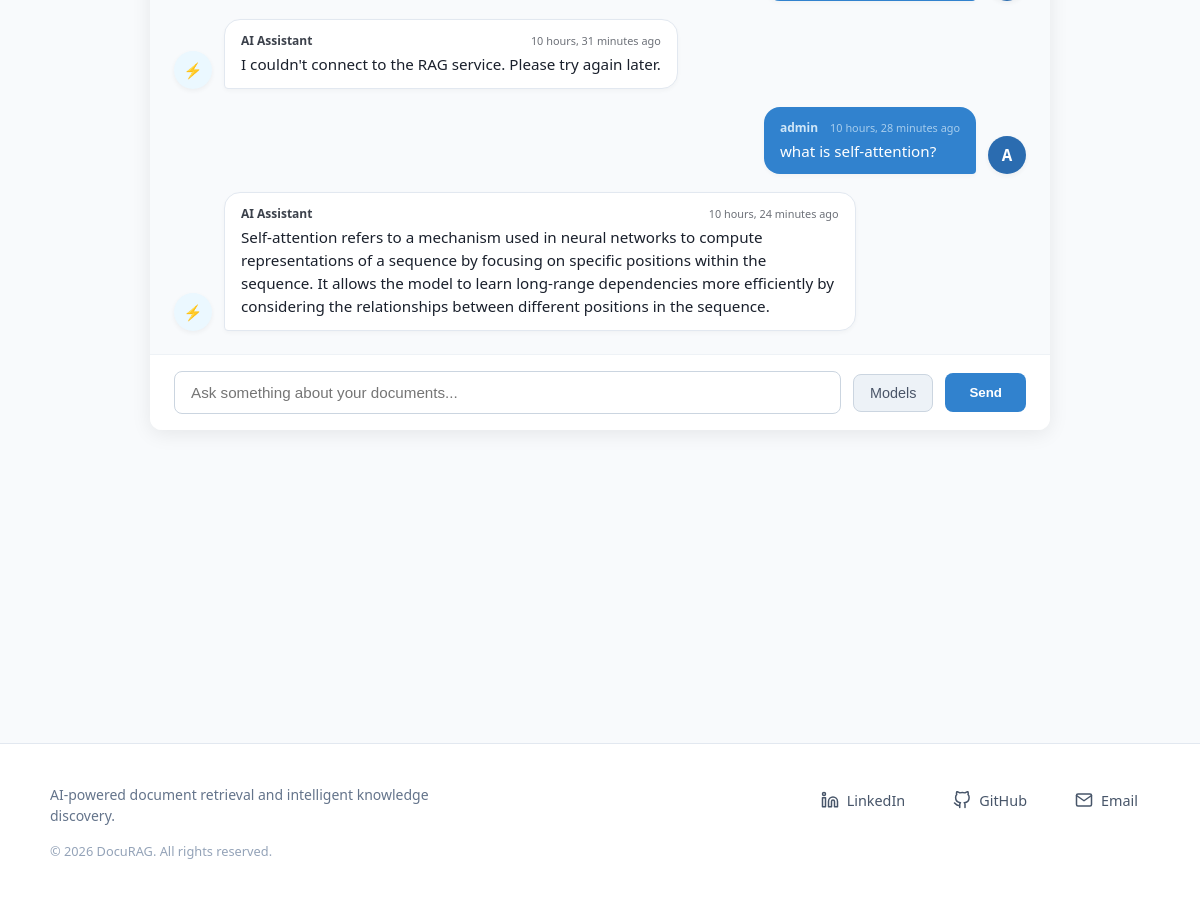
/chatbot/20/conversation (signed in, lower part), run on an earlier commit of the app's database.
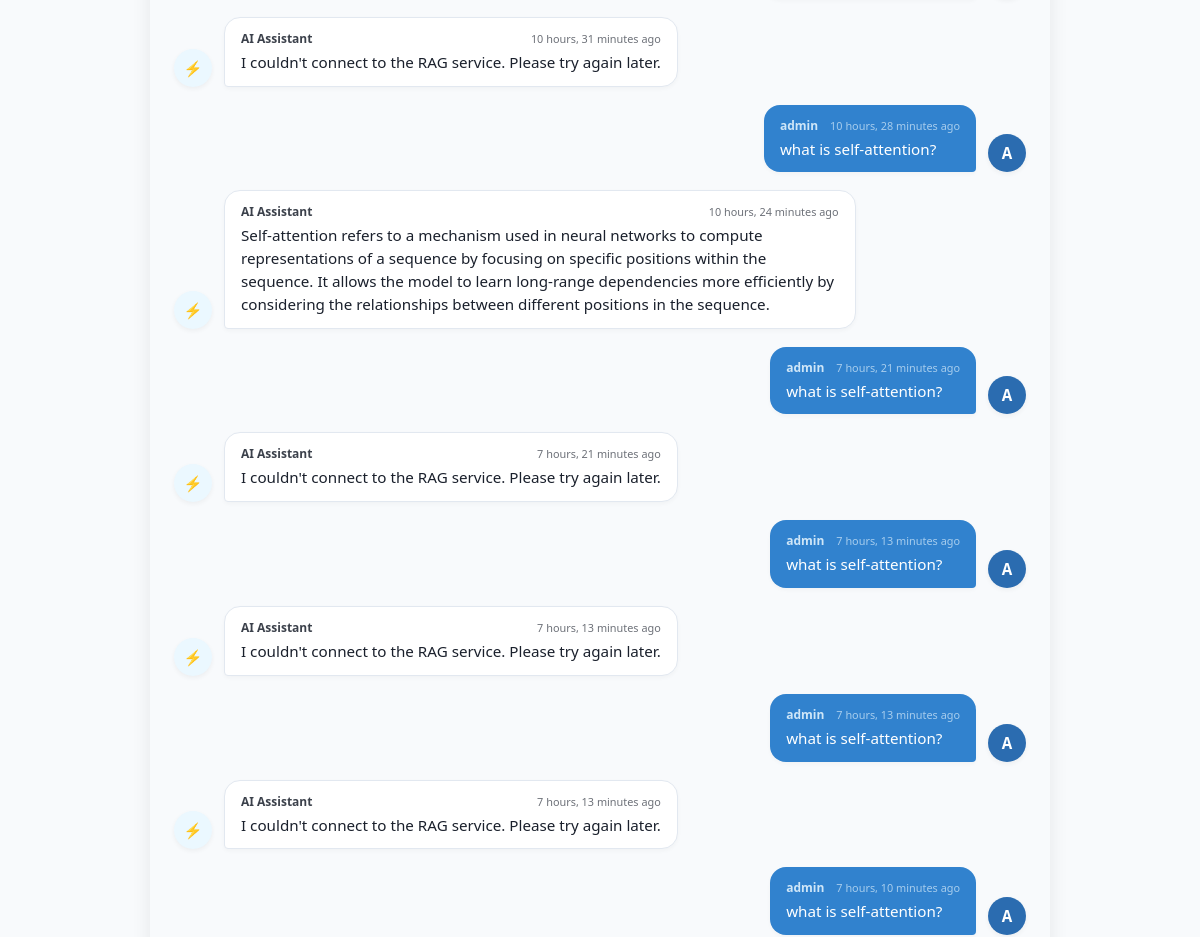
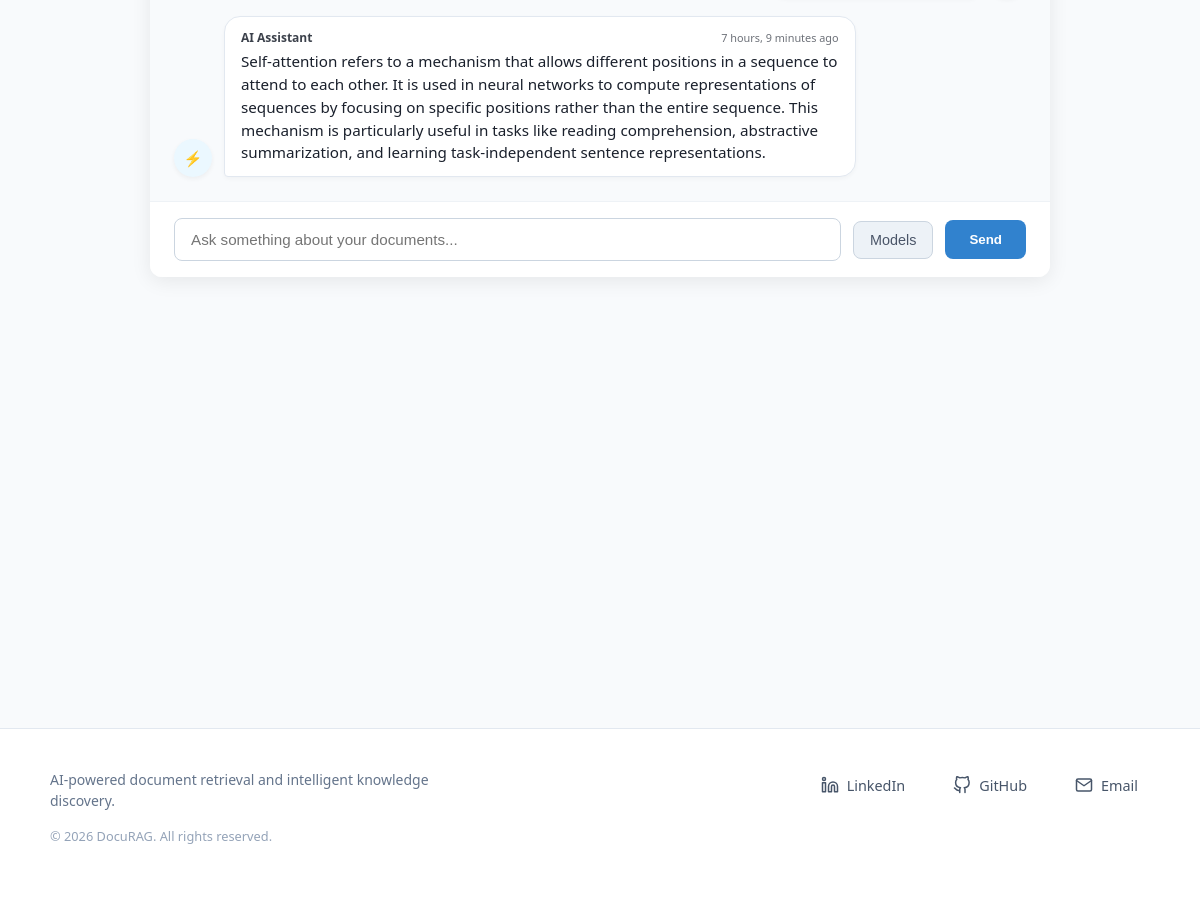
And on a later commit of the database (2 pictures, top to bottom).
### chatbot/models.py (models this page shows)
class Message(models.Model):
    owner = models.ForeignKey(User, on_delete=models.CASCADE)
    body = models.TextField()
    created_at = models.DateTimeField(auto_now_add=True)
    class Meta:
            ordering = ["created_at"]

### user_auth/models.py (models this page shows)
class User(AbstractUser):
    email = models.EmailField(unique=True)
    username = models.CharField(max_length=255, unique=True)
    role = models.ForeignKey(UserRole, on_delete=models.SET_NULL,
                             null=True,
                             related_name="users")

### chatbot/views.py (the view, shortened to what this page needs)
# urls.py: path('chatbot', views.converstaions_view, name="conversations"),
@login_required(login_url='login')
def chatbot(request, pk):
    if LoadingBase.objects.filter(user=request.user).exists():
        data = LoadingBase.objects.get(user=request.user)
        conversation = Conversation.objects.get(room__user=request.user, pk=pk)
        upload_dir = Path(settings.UPLOAD_DIR)
        files_path = []
        for file in data.files.all():
            file_path = upload_dir / file.file_path
            files_path.append(str(file_path))
        if not files_path:
            return redirect('add-file')
        context = {'conversations': conversation.conversations.all()}
        return render(request, "chatbot.html", context)
    return redirect('add-file')

### chatbot/templates/chatbot.html (shortened to what this page needs)
{% extends 'main.html' %}
{% load static %}
{% block extra_css %}
    <link rel="stylesheet" href="{% static 'chatbot/chat.css' %}">
{% endblock %}
{% block content %}
<div class="chat-container">
    <div class="chat-messages">
        {% for message in conversations %}
            {% if message.owner.role.name == 'assistant' %}
                <div class="msg-row msg-ai">
                    <div class="msg-avatar">⚡</div>
                    <div class="msg-bubble">
                        <div class="msg-sender">
                            <span class="sender-name">AI Assistant</span>
                            <span class="msg-time">{{ message.created_at|timesince }} ago</span>
                        </div>
                        <div class="msg-text">{{ message.body }}</div>
                    </div>
                </div>
            {% else %}
                <div class="msg-row msg-user">
                    <div class="msg-bubble">
                        <div class="msg-sender">
                            <span class="sender-name">{{ message.owner.username }}</span>
                            <span class="msg-time">{{ message.created_at|timesince }} ago</span>
                        </div>
                        <div class="msg-text">{{ message.body }}</div>
                    </div>
                    <div class="msg-avatar">{{ message.owner.username|first|upper }}</div>
                </div>
            {% endif %}
        {% empty %}
            <div class="chat-empty-state">
                <div class="empty-icon">💡</div>
                <h3>Ask a question about your files</h3>
                <p>Type your query below to search and generate responses based on your uploaded documents.</p>
            </div>
        {% endfor %}
    </div>
    <div class="chat-input-wrapper">
        <form method="post" class="chat-form">
            <input
                type="text"
                name="query"
                placeholder="Ask something about your documents..."
                autocomplete="off"
                class="chat-input"
            >
            <div class="model-selector-container">
                <button type="button" id="models_button" class="model-trigger-btn">Models</button>
            </div>
            <button type="submit" class="btn-chat-send">Send</button>
        </form>
    </div>
</div>
{% endblock %}

What changed in the data, as far as the page shows it:
added Message: owner.username "admin", created_at "7 hours, 21 minutes", body "what is self-attention?", owner.username|first "A"
added Message: created_at "7 hours, 21 minutes", body "I couldn't connect to the RAG service. Please try again later."
added Message: owner.username "admin", created_at "7 hours, 13 minutes", body "what is self-attention?", owner.username|first "A"
added Message: created_at "7 hours, 13 minutes", body "I couldn't connect to the RAG service. Please try again later."
added Message: owner.username "admin", created_at "7 hours, 13 minutes", body "what is self-attention?", owner.username|first "A"
added Message: created_at "7 hours, 13 minutes", body "I couldn't connect to the RAG service. Please try again later."
added Message: owner.username "admin", created_at "7 hours, 10 minutes", body "what is self-attention?", owner.username|first "A"
added Message: created_at "7 hours, 9 minutes", body "Self-attention refers to a mechanism that allows different positions in a sequence to attend to each other. It is used in neural networks to compute representations of sequences by focusing on specific positions rather than the entire sequence. This mechanism is particularly useful in tasks like reading comprehension, abstractive summarization, and learning task-independent sentence representations."
